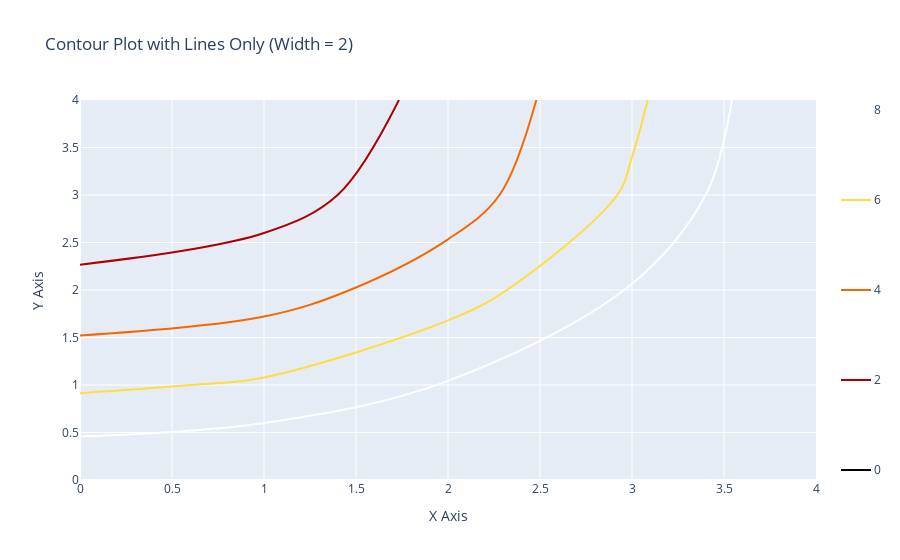

Notebook code cell kept with this figure:
### Markdown cell above
### Question 1)  Change the contour style to be shown as "lines" only with a width of 2.

### Code cell
# Create contour plot with line-only style
fig = go.Figure(
    data=go.Contour(
        z=[
            [10, 10.625, 12.5, 15.625, 20],
            [5.625, 6.25, 8.125, 11.25, 15.625],
            [2.5, 3.125, 5.0, 8.125, 12.5],
            [0.625, 1.25, 3.125, 6.25, 10.625],
            [0, 0.625, 2.5, 5.625, 10]
        ],
        colorscale="Hot",
        contours=dict(
            start=0,
            end=8,
            size=2,
            coloring="lines"   # <-- show only contour lines
        ),
        line=dict(width=2)     # <-- set line width to 2
    )
)

fig.update_layout(
    title="Contour Plot with Lines Only (Width = 2)",
    xaxis_title="X Axis",
    yaxis_title="Y Axis"
)

fig.show()

### Figure 1 — Plotly figure (JSON) as saved in the notebook; plotly's stock layout.template omitted (floating-point values rounded to 4 significant figures)
{"data": [{"colorscale": [[0, "rgb(0,0,0)"], [0.3333, "rgb(230,0,0)"], [0.6667, "rgb(255,210,0)"], [1, "rgb(255,255,255)"]], "contours": {"coloring": "lines", "end": 8, "size": 2, "start": 0}, "line": {"width": 2}, "type": "contour", "z": [[10, 10.62, 12.5, 15.62, 20], [5.625, 6.25, 8.125, 11.25, 15.62], [2.5, 3.125, 5, 8.125, 12.5], [0.625, 1.25, 3.125, 6.25, 10.62], [0, 0.625, 2.5, 5.625, 10]]}], "layout": {"title": {"text": "Contour Plot with Lines Only (Width = 2)"}, "xaxis": {"title": {"text": "X Axis"}}, "yaxis": {"title": {"text": "Y Axis"}}}}
